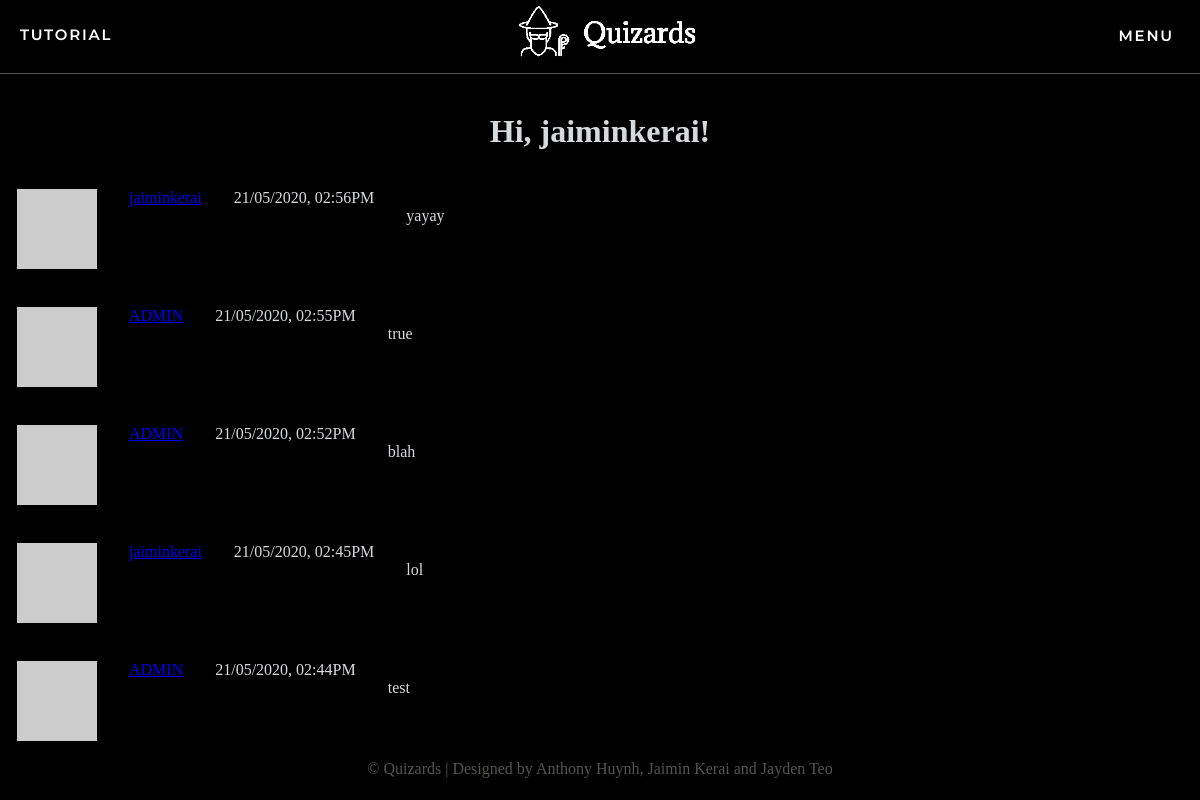
The page /explore (signed in) on the database its author committed.
### app/models.py (models this page shows, shortened)
class User(UserMixin, db.Model):
    id = db.Column(db.Integer, primary_key=True)
    username = db.Column(db.String(64), index=True, unique=True)
    email = db.Column(db.String(120), index=True, unique=True)
    password_hash = db.Column(db.String(128))
    posts = db.relationship('Post', backref='author', lazy='dynamic')
    authorOf = db.relationship('Quizzes', backref='author', lazy='dynamic')
    admin = db.Column(db.Boolean, unique=False, default=False)
    marksOf = db.relationship('quizMarks', backref='markOf', lazy='dynamic')
    longanswers = db.relationship('LongAnswers', backref='user', lazy='dynamic')
    def avatar(self, size):
        digest = md5(self.email.lower().encode('utf-8')).hexdigest()
        return 'https://www.gravatar.com/avatar/{}?d=identicon&s={}'.format(
            digest, size)
    about_me = db.Column(db.String(140))
    last_seen = db.Column(db.DateTime, default=datetime.utcnow)
    followed = db.relationship(
        'User', secondary=followers,
        primaryjoin=(followers.c.follower_id == id),
        secondaryjoin=(followers.c.followed_id == id),
        backref=db.backref('followers', lazy='dynamic'), lazy='dynamic')

class Post(db.Model):
    id = db.Column(db.Integer, primary_key=True)
    body = db.Column(db.String(140))
    timestamp = db.Column(db.DateTime, index=True, default=datetime.utcnow)
    user_id = db.Column(db.Integer, db.ForeignKey('user.id'))
    quiz_id = db.Column(db.Integer, db.ForeignKey('quizzes.id'))

### app/routes.py (the view)
@app.route('/explore')
@login_required
def explore():
    page = request.args.get('page', 1, type=int)
    posts = Post.query.order_by(Post.timestamp.desc()).paginate(
        page, app.config['POSTS_PER_PAGE'], False)
    next_url = url_for('explore', page=posts.next_num) \
        if posts.has_next else None
    prev_url = url_for('explore', page=posts.prev_num) \
        if posts.has_prev else None
    return render_template("index.html", title='Explore', posts=posts.items,
                          next_url=next_url, prev_url=prev_url)

### app/models.py (called while the page is built)
@login.user_loader
def load_user(id):
    return User.query.get(int(id))

### app/routes.py (called while the page is built)
@app.before_request
def before_request():
    if current_user.is_authenticated:
        g.user = load_user(current_user.id)
        current_user.last_seen = datetime.utcnow()
        db.session.commit()

### app/templates/index.html (shortened to what this page needs)
{% extends "base.html" %}
{% block content %}
    <h1>Hi, {{ current_user.username }}!</h1>
    {% for post in posts %}
        {% include '_post.html' %}
    {% endfor %}
{% endblock %}

### app/templates/_post.html
<table>
    <tr valign="top">
        <td><img src="{{ post.author.avatar(36) }}"></td>
        <td>
            <a href="{{ url_for('user', username=post.author.username) }}">
                {{ post.author.username }}
            </a>
        </td>
        <td> {{ post.timestamp.strftime('%d/%m/%Y, %I:%M%p') }}</td>
        <td>
            </br>{{ post.body }}
        </td>
    </tr>
</table>

### app/static/css/styles.css (style rules this page uses)
body { margin: 0; padding: 0; height: 100vh; font-family: Verdana; background-color: black; color: rgb(215, 218, 220); }
.assessments th, td { padding: 15px; text-align: left; }
html, body { height:100%; }

### rows shown on the page
User: username "jaiminkerai"
Post: author.username "jaiminkerai", timestamp "21/05/2020, 02:56PM", body "yayay"
Post: author.username "ADMIN", timestamp "21/05/2020, 02:55PM", body "true"
Post: author.username "ADMIN", timestamp "21/05/2020, 02:52PM", body "blah"
Post: author.username "jaiminkerai", timestamp "21/05/2020, 02:45PM", body "lol"
Post: author.username "ADMIN", timestamp "21/05/2020, 02:44PM", body "test"
